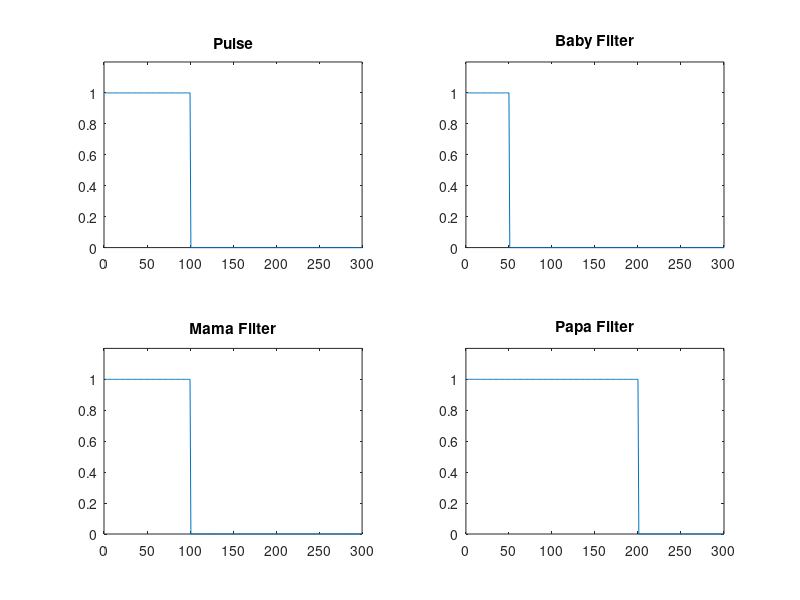
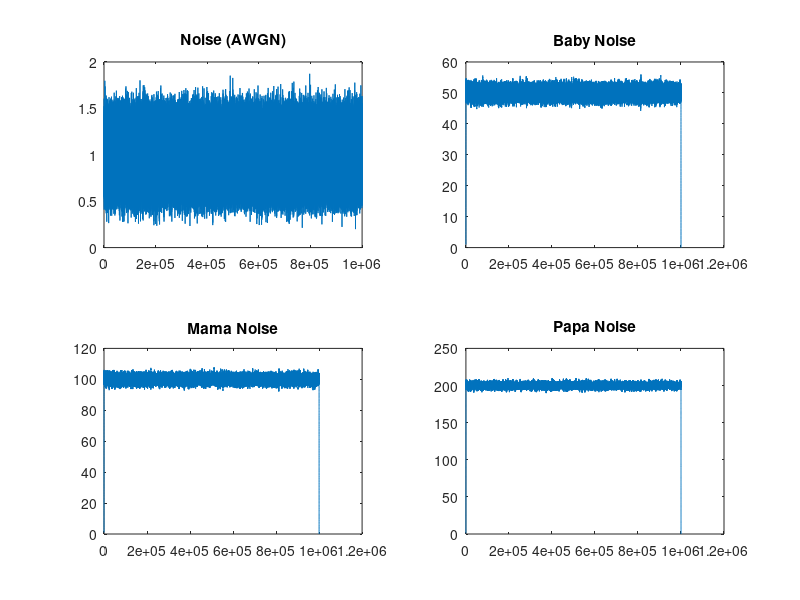
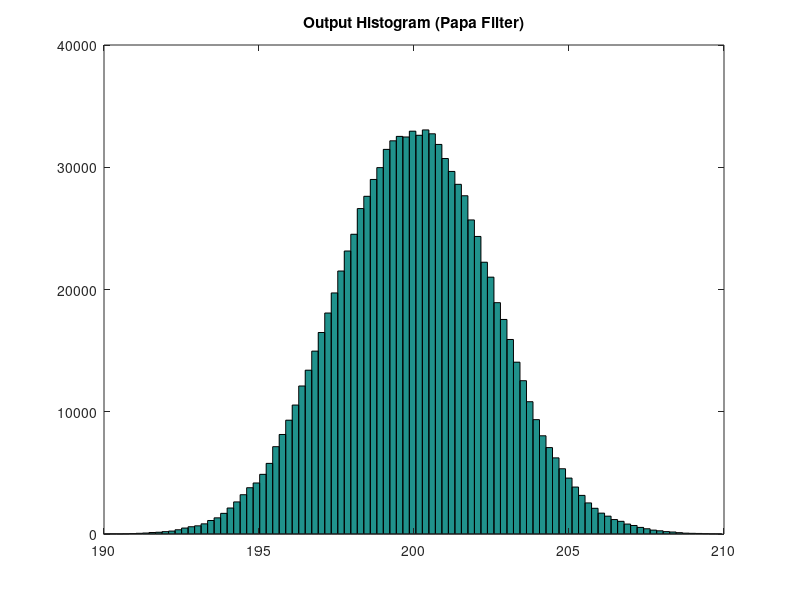
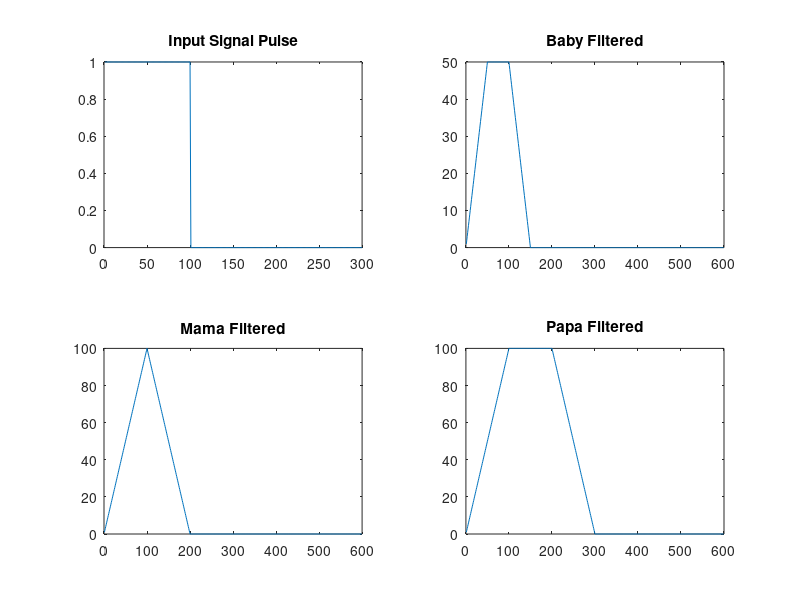

Write the MATLAB code that produced these figures, in order.
%% Take Home Exercise II: Filter Bears
% Thomas Calloway, ID# 00439618
% Communication Theory, Fall 2010 
% Professor Jay Weitzen

clear all; close all;

% PART 1: create time axis and pulse
t=1:300; pulse=[ones(1,100) zeros(1,200)];

% PART 2: Create 3 filter candidates
baby=[ones(1,50) zeros(1,250)];
mama=[ones(1,100) zeros(1,200)];
papa=[ones(1,200) zeros(1,100)];

figure(1); 
subplot(2,2,1); plot(t,pulse); title('Pulse'); axis([0 300 0 1.2]);
subplot(2,2,2); plot(t,baby); title('Baby Filter'); axis([0 300 0 1.2]);
subplot(2,2,3); plot(t,mama); title('Mama Filter'); axis([0 300 0 1.2]);
subplot(2,2,4); plot(t,papa); title('Papa Filter'); axis([0 300 0 1.2]);

% PART 3: Noise variance
figure(2); x=ones(1,1e6); noise=awgn(x,15);
subplot(2,2,1); plot(1:1e6,noise); title('Noise (AWGN)');

inputVarBaby=var(noise);
out=conv(baby,noise);
outputVarBaby=var(out(1:1e6));
subplot(2,2,2);  plot(out); title('Baby Noise');

inputVarMama=var(noise);
out=conv(mama,noise);
outputVarMama=var(out(1:1e6));
subplot(2,2,3);  plot(out); title('Mama Noise');

inputVarPapa=var(noise);
out=conv(papa,noise);
outputVarPapa=var(out(1:1e6));
subplot(2,2,4);  plot(out); title('Papa Noise');

figure(3); hist(out,1000); title('Output Histogram (Papa Filter)'); 
axis([190 210 0 4e4]);

% PART 4: Convolve with the target pulse
babyFilt=conv(pulse,baby); snrBaby=(max(babyFilt)^2)/outputVarBaby
mamaFilt=conv(pulse,mama); snrMama=(max(mamaFilt)^2)/outputVarMama
papaFilt=conv(pulse,papa); snrPapa=(max(papaFilt)^2)/outputVarPapa

figure(4);
subplot(2,2,1); plot(pulse); title('Input Signal Pulse');
subplot(2,2,2); plot(babyFilt); title('Baby Filtered');
subplot(2,2,3); plot(mamaFilt); title('Mama Filtered');
subplot(2,2,4); plot(papaFilt); title('Papa Filtered');

% PART 5: Calculate the SNR theoretically
% Calculations performed separately (by hand)

figure(5); noisePulse=[awgn(ones(1,100),15) zeros(1,200)];
subplot(2,2,1); plot(noisePulse); title('Input Signal');
subplot(2,2,2); plot(babyFilt); title('Baby Filtered');
subplot(2,2,3); plot(mamaFilt); title('Mama Filtered');
subplot(2,2,4); plot(papaFilt); title('Papa Filtered');

% PART 6: Create 10e6 random plus and minus 1s
n=10e4; txSignal=randint(1,n,[-1 1]); % to become 10e6 samples

figure(6);
stairs(txSignal); title('Input Data Signal'); axis([0 100 0 1.1]);

% PART 7: Calculate bit error for various SNRs
bitErrorRate=zeros(1,8); SNR=[3 6 7 8 9 10 11 12];
for i=1:8,
    rxDeciphered=round(awgn(txSignal,SNR(i))); bitError=0;
    for j=1:n,
        if (txSignal(j)~=rxDeciphered(j))
            bitError = bitError + 1;
        end
    end
    bitErrorRate(i)=bitError/n;
end

snrValues = 10.^(SNR./10);

figure(7);
plot(SNR,log10(bitErrorRate), 'r*'); hold on;
plot(SNR, qfunc(sqrt(snrValues)), 'g*');
legend('log10(Bit Error Rate)', 'Q(sqrt(SNR))', 'Location', 'SouthWest');
xlabel('SNR'); title('Waterfall Plot');

% PART 8: Two random streams
n = 10e3; noise1 = randn(n,1); noise2=randn(n,1);

stream1H = abs(3*sign(randn(n,1))) + noise1;
stream1L = -abs(3*sign(randn(n,1))) + noise1;
stream2H = abs(3*sign(randn(n,1))) + noise2;
stream2L = -abs(3*sign(randn(n,1))) + noise2;

figure(8); 
plot(stream1H,stream2H,'ro'); hold on;
plot(stream1L,stream2L,'go');
plot(stream1H,stream2L,'co');
plot(stream1L,stream2H,'mo');
title('+/- 3V Logic Streams with Noise');
xlabel('Volts'); ylabel('Volts');